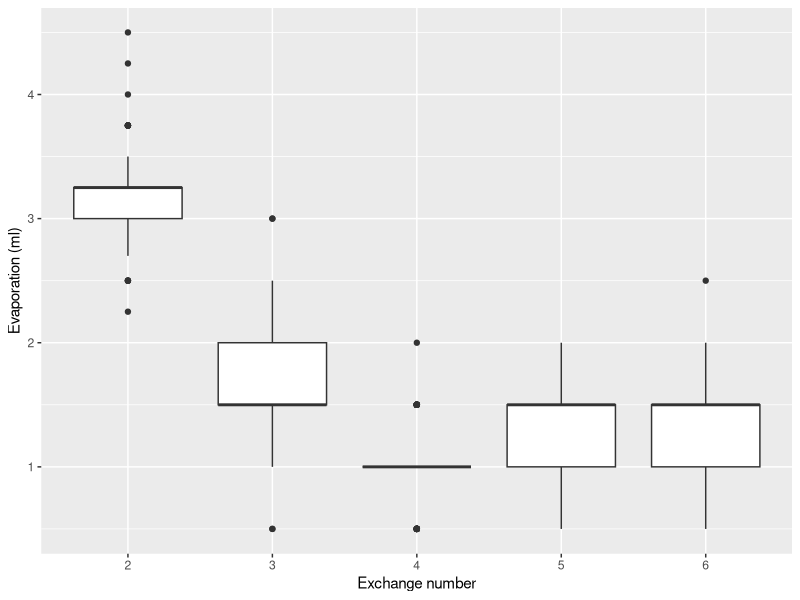
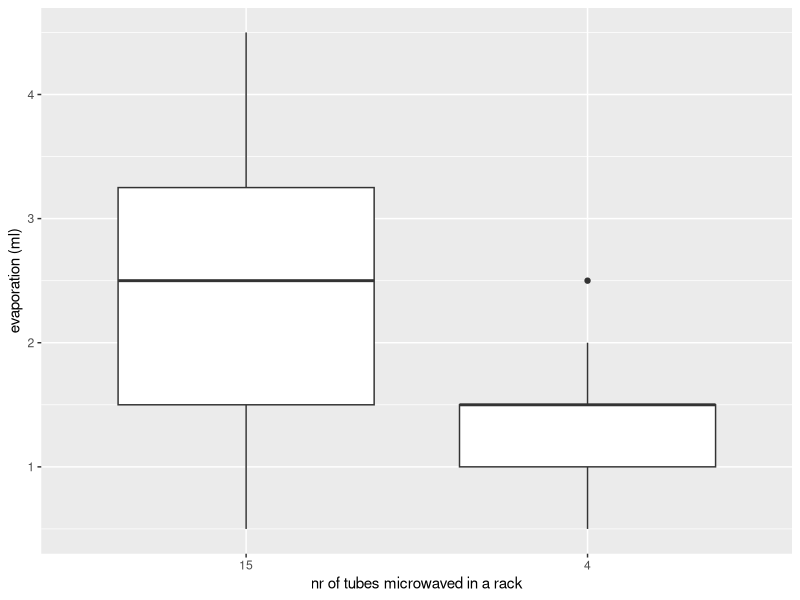
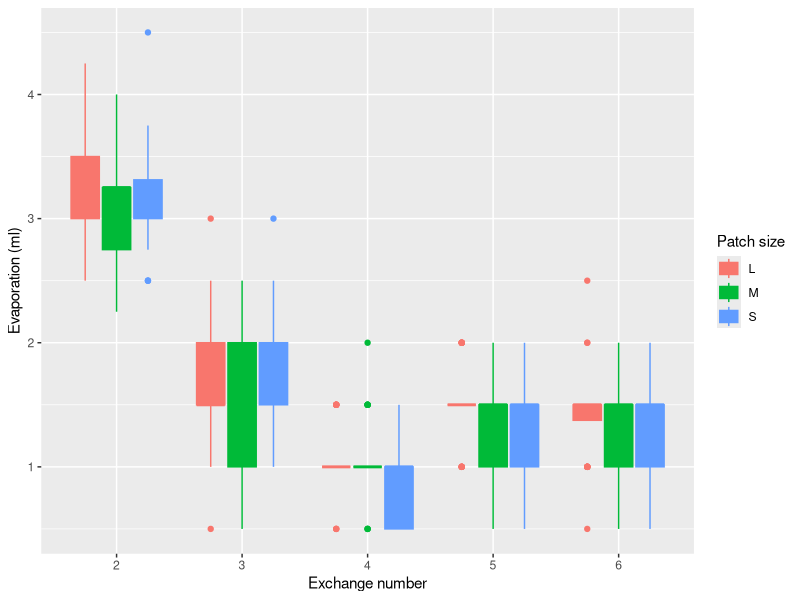
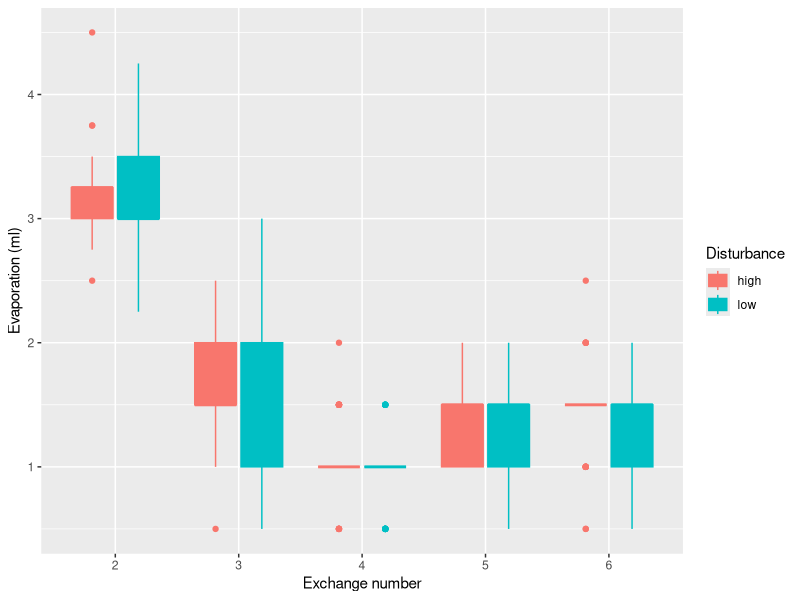
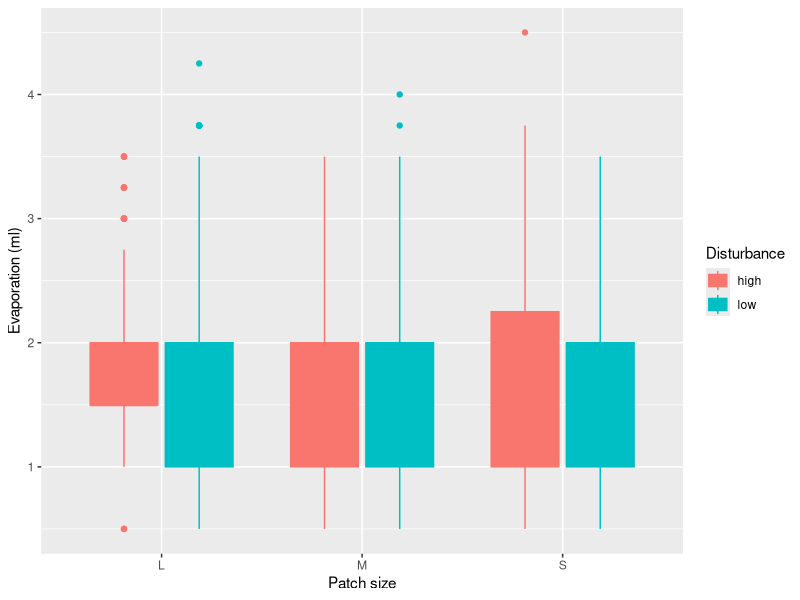

These figures' R source, in order:
## ----environment set-up, message=FALSE, echo=FALSE-----------------------------------------------------------------------------------------------------------

rm( list = ls(  ) )
cat( "\014" )
library("tidyverse")
library("gridExtra")
library("lme4")
library("here")



## ----import--------------------------------------------------------------------------------------------------------------------------------------------------

ds = read.csv(here("data", "PatchSizePilot_culture_info.csv"), header = TRUE)

head(ds)



## ----tidy----------------------------------------------------------------------------------------------------------------------------------------------------

ds = gather(ds, exchange, evaporation, water_add_after_t2:water_add_after_t6)
ds[ds == "water_add_after_t2"] = "2"
ds[ds == "water_add_after_t3"] = "3"
ds[ds == "water_add_after_t4"] = "4"
ds[ds == "water_add_after_t5"] = "5"
ds[ds == "water_add_after_t6"] = "6"


#Divide by two the evaporation after the second resource exchange, as we retopped the water that evaporated also from exchange number 1. 
ds$evaporation[ds$exchange == 2] = ds$evaporation[ds$exchange == 2] / 2

#Add how many tubes were in each rack
ds$nr_of_tubes_in_rack[ds$exchange == 1] = 15
ds$nr_of_tubes_in_rack[ds$exchange == 2] = 15
ds$nr_of_tubes_in_rack[ds$exchange == 3] = 15
ds$nr_of_tubes_in_rack[ds$exchange == 4] = 4
ds$nr_of_tubes_in_rack[ds$exchange == 5] = 4
ds$nr_of_tubes_in_rack[ds$exchange == 6] = 4

#We need to add 2 ml to the evaporation that happened at the exchange events 1 and 2. This is because we already added 1 ml of water at exchange 1 and 1 ml of water at exchange 2. 
ds$evaporation[ds$exchange == 2] = ds$evaporation[ds$exchange == 2] + 2

#We need to take off tubes 106-110 at the second excahnge. This is because we boiled them more and then refilled them with 3.15 ml.



## ----plot----------------------------------------------------------------------------------------------------------------------------------------------------

ds %>%
  ggplot(aes(x = exchange,
             y = evaporation)) +
  geom_boxplot() + 
  labs(x = "Exchange number", y = "Evaporation (ml)")

ds %>%
  ggplot(aes(x = as.character(nr_of_tubes_in_rack),
             y = evaporation)) + 
  geom_boxplot() +
  labs(x = "nr of tubes microwaved in a rack", y = "evaporation (ml)")

ds %>%
  ggplot(aes(x = exchange,
             y = evaporation,
             fill = patch_size,
             color = patch_size)) +
  geom_boxplot() + 
  labs(x = "Exchange number", y = "Evaporation (ml)", fill = "Patch size", color = "Patch size")

ds %>%
  ggplot(aes(x = exchange,
             y = evaporation,
             fill = disturbance,
             color = disturbance)) +
  geom_boxplot() +
  labs(x = "Exchange number", y = "Evaporation (ml)", fill = "Disturbance", color = "Disturbance")

ds %>%
  ggplot(aes(x = patch_size,
             y = evaporation,
             fill = disturbance,
             color = disturbance)) +
  geom_boxplot() +
  labs(x = "Patch size", y = "Evaporation (ml)", fill = "Disturbance", color = "Disturbance")



## ----mixed model, eval = FALSE-------------------------------------------------------------------------------------------------------------------------------
## 
## mixed.model = lmer(evaporation  ~ exchange + patch_size + disturbance  + exchange*patch_size + exchange*disturbance + patch_size*disturbance + exchange*patch_size*disturbance +
##                      (exchange||id) + (patch_size||id) + (disturbance||id) + (exchange*patch_size||id) + (exchange*disturbance||id) + (patch_size*disturbance||id) +
##                      (exchange*patch_size*disturbance||id), data=ds)
## 


## ----difference between rack treatments----------------------------------------------------------------------------------------------------------------------

evaporation_exchange_1_2 = ds %>%
  filter(!is.na(evaporation), exchange == 2) %>%
  summarise(mean_evaporation = mean(evaporation), sd_evaporation = sd(evaporation))
mean_evaporation_exchange_1_2 = round(evaporation_exchange_1_2$mean_evaporation, digits = 2)
sd_evaporation_exchange_1_2 = round(evaporation_exchange_1_2$sd_evaporation, digits = 2)





mean_evaporation = ds %>%
  filter(!is.na(evaporation)) %>%
  group_by(nr_of_tubes_in_rack) %>%
  summarise(mean_evaporation = mean(evaporation), sd_evaporation = sd(evaporation))

mean_evaporation_15 = round(mean_evaporation$mean_evaporation[mean_evaporation$nr_of_tubes_in_rack == 15], digits = 2)
mean_evaporation_4 = round(mean_evaporation$mean_evaporation[mean_evaporation$nr_of_tubes_in_rack == 4], digits = 2)
sd_evaporation_15 = round(mean_evaporation$sd_evaporation[mean_evaporation$nr_of_tubes_in_rack == 15], digits = 2)
sd_evaporation_4 = round(mean_evaporation$sd_evaporation[mean_evaporation$nr_of_tubes_in_rack == 4], digits = 2)



